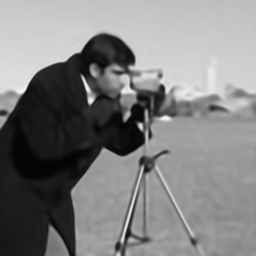
#> input picture original/cameraman.png, 256 x 256 px
$ python createData.py -img_path original/cameraman.png -niter 3
#> lines starting #> are read from the running program, lines starting #| are printed output that depends on the picture
#> in main, img is the input picture: shape (256, 256); min 4, max 245, mean 128.5
### anisotropicDiffusion.py
import numpy
from skimage import io

import os
import sys
from tqdm import tqdm


def write_to_file(img, output_dir, iter):
    os.umask(0)
    os.makedirs(output_dir, 0o777, exist_ok=True)
    filename = 'h5_f_{iter:010d}.{ext}'
    imgoutput = os.path.join(output_dir, filename.format(iter=iter, ext='png'))
    io.imsave(imgoutput, img)


# http://loli.github.io/medpy/_modules/medpy/filter/smoothing.html#anisotropic_diffusion
def anisotropic_diffusion(output_dir, img, niter=1, kappa=50, gamma=0.1, voxelspacing=None, option=1):
    # define conduction gradients functions
#> called with output_dir = 'data', niter = 3, kappa = 50, gamma = 0.25, option = 1
    if option == 1:
        def condgradient(delta, spacing):
            return numpy.exp(-(delta/kappa)**2.)/float(spacing)
    elif option == 2:
        def condgradient(delta, spacing):
            return 1./(1.+(delta/kappa)**2.)/float(spacing)
    elif option == 3:
        kappa_s = kappa * (2**0.5)

        def condgradient(delta, spacing):
            top = 0.5*((1.-(delta/kappa_s)**2.)**2.)/float(spacing)
            return numpy.where(numpy.abs(delta) <= kappa_s, top, 0)

    # initialize output array
    out = numpy.array(img, dtype=numpy.float32, copy=True)

    # set default voxel spacing if not supplied
    if voxelspacing is None:
        voxelspacing = tuple([1.] * img.ndim)
#> voxelspacing = (1, 1)

    # initialize some internal variables
    deltas = [numpy.zeros_like(out) for _ in range(out.ndim)]


    time = 0
    write_to_file(out.astype(img.dtype), output_dir, 0)

    for iter in tqdm(range(niter)):
        # calculate the diffs
        for i in range(out.ndim):
            slicer = [slice(None, -1) if j == i else slice(None) for j in range(out.ndim)]
            diff_local = numpy.diff(out, axis=i)
            deltas[i][tuple(slicer)] = diff_local

        # multiply c
        # matrices = [condgradient(delta, spacing) * delta for delta, spacing in zip(deltas, voxelspacing)]
        matrices = [delta for delta, spacing in zip(deltas, voxelspacing)]

        # second derivative
        for i in range(out.ndim):
            slicer = [slice(1, None) if j == i else slice(None) for j in range(out.ndim)]
            matrices[i][tuple(slicer)] = numpy.diff(matrices[i], axis=i)

        # update the image
        out += gamma * (numpy.sum(matrices, axis=0))
        time += gamma


        write_to_file(out.astype(img.dtype), output_dir, iter + 1)
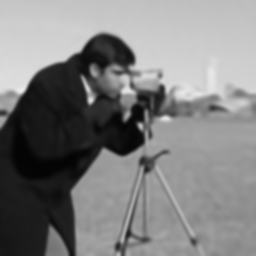
#> out: shape (256, 256) float32; min 4, max 236.8, mean 128.5
#> after the loop, deltas = 2 items; time = 0.75

    return out

### createData.py
import os
import numpy as np
from anisotropicDiffusion import *
from skimage import io
import skimage
import skimage.transform
import argparse


def main():

	currentdir = os.path.dirname(os.path.realpath(__file__))
	data_dir = os.path.join(currentdir,'data')

	parser = argparse.ArgumentParser(description='Diffusion')
	parser.add_argument('-img_path',
	                type=str, nargs=1, required=True)
	parser.add_argument('-niter',
	                type=int, nargs=1, required=True)
	args = parser.parse_args()

	img_path = args.img_path[0]
	output_dir = data_dir
	niter = args.niter[0]

	img = io.imread(img_path)

	print("-----Generating Data-----")

	img = anisotropic_diffusion(output_dir, img, niter=niter, kappa=50, gamma=0.25).astype(img.dtype)

	print("-----Finished-----")

if __name__=="__main__":
    main()
